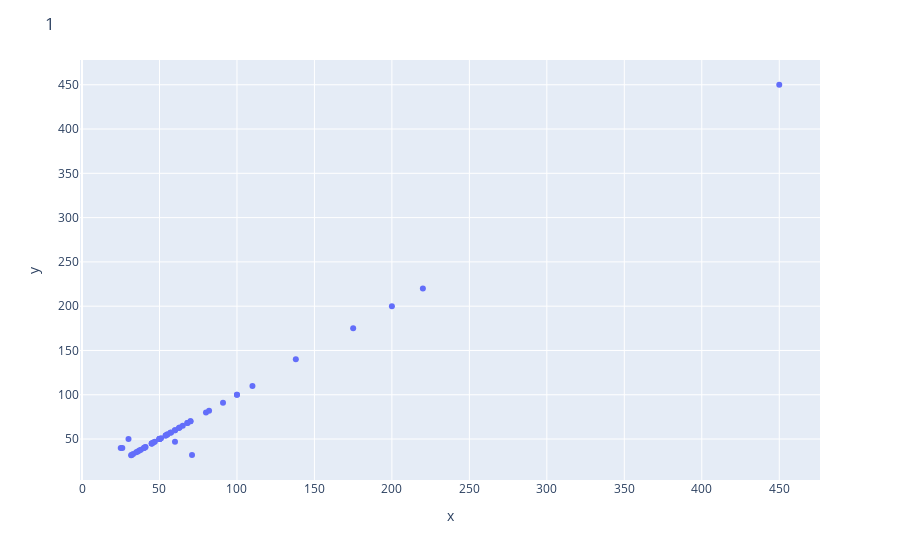
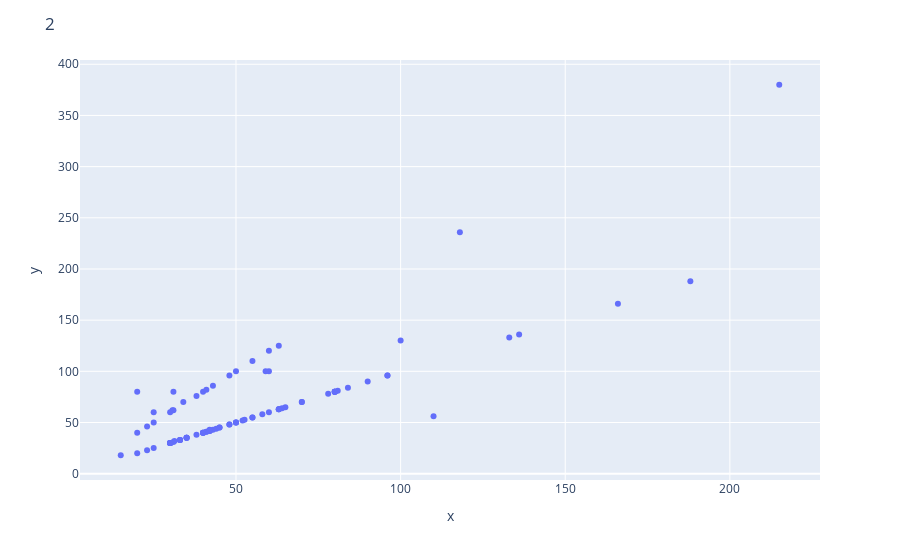
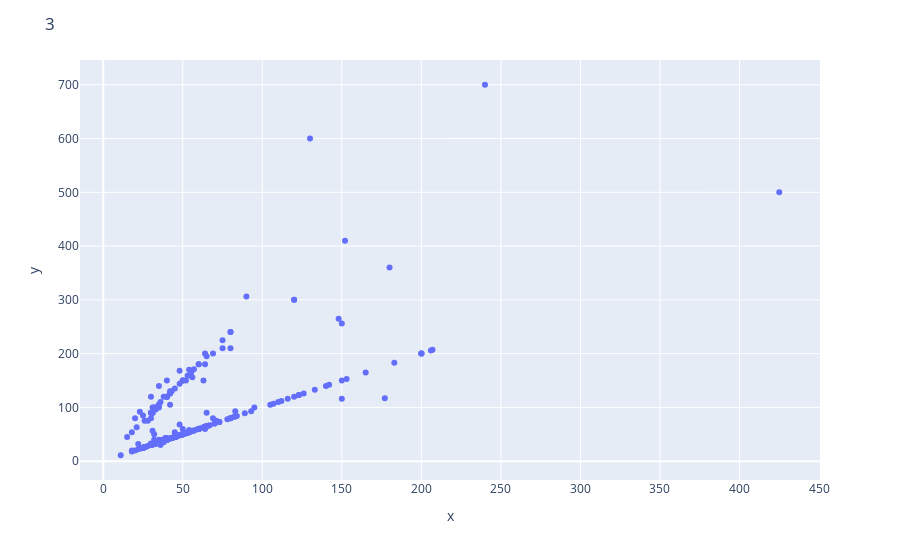

Notebook cell for these charts, in order:
### Code cell
for i in range(1, 11):
    inp = datasets.query('floors == ' + str(i))[['size', 'living_size']]
    fig = px.scatter(x=inp['size'], y=inp['living_size'])
    fig.update_layout(title = i)
    fig.show()

### Figure 1 — Plotly figure (JSON) as saved in the notebook; plotly's stock layout.template omitted (floating-point values rounded to 4 significant figures)
{"data": [{"hovertemplate": "x=%{x}<br>y=%{y}<extra></extra>", "legendgroup": "", "marker": {"color": "#636efa", "symbol": "circle"}, "mode": "markers", "name": "", "orientation": "v", "showlegend": false, "type": "scatter", "x": [31.7, 95, 60, 70, 50, 86, 37, 450, 36, 50, 116, 71, 25, 47, 45, 30, 55, 38, 40, 26, 80, 46, 55, 41, 51, 60, 68, 54, 82, 33, 60, 100, 63, 35, 50, 54, 65, 220, 70, 45, 68, 50, 50, 70, 57, 45, 32, 138, 200, 40.7, 54, 175, 110, 40, 91, 45, 45, 70, 45, 100, 62.5, 57.5], "xaxis": "x", "y": [31.7, null, 47, 70, 50, null, 37, 450, 36, 50, null, 32, 40, 47, 45, 50, 55, 38, 40, 40, 80, 46, 55, 41, 51, 60, 68, null, 82, 33, 60, 100, 63, 35, 50, 54, 65, 220, 70, 45, 68, 50, 50, null, 57, null, 32, 140, 200, 40.7, 54, 175, 110, 40, 91, null, 45, null, null, 100, 62.5, 57.5], "yaxis": "y"}], "layout": {"legend": {"tracegroupgap": 0}, "margin": {"t": 60}, "title": {"text": "1"}, "xaxis": {"anchor": "y", "domain": [0, 1], "title": {"text": "x"}}, "yaxis": {"anchor": "x", "domain": [0, 1], "title": {"text": "y"}}}}

### Figure 2 — Plotly figure (JSON) as saved in the notebook; plotly's stock layout.template omitted (floating-point values rounded to 4 significant figures)
{"data": [{"hovertemplate": "x=%{x}<br>y=%{y}<extra></extra>", "legendgroup": "", "marker": {"color": "#636efa", "symbol": "circle"}, "mode": "markers", "name": "", "orientation": "v", "showlegend": false, "type": "scatter", "x": [42, 42, 90, 31.3, 25, 23, 188, 30, 40, 35, 55, 33, 40, 41, 80, 118, 35, 96, 41, 31, 30, 43, 55, 34, 42, 133, 80, 31, 48, 80, 35, 25, 35, 65, 20, 78, 33, 42, 45, 166, 58, 60, 80, 35, 30, 70, 31, 40, 48, 30, 52, 100, 44, 30, 40, 25, 63, 50, 215, 136, 20, 41, 35, 20, 63, 33, 50, 49, 49, 23, 45, 88, 63, 20, 43, 64, 41, 40, 30.7, 60, 59, 48, 84, 52.6, 80, 40, 50, 66, 48, 15, 42, 80.9, 50, 30, 55, 38, 30, 30, 42, 38, 63, 96, 42, 70, 110, 60], "xaxis": "x", "y": [42, 42, 90, 32, 25, 46, 188, 30, 80, 35, 110, 33, 40, 41, 80, 236, 35, 96, 82, 31, 30, 43, 55, 70, 43, 133, 80, 62, null, 80, 35, 50, null, 65, 20, 78, 33, null, 45, 166, 58, 100, 80, 35, 30, 70, 80, 40, 48, 30, 52, 130, 44, 30, 40, 60, 63, 50, 380, 136, 80, 41, null, null, 63, 33, 50, null, null, 23, 45, null, 125, 40, 86, 64, null, null, 62, 120, 100, 48, 84, 52.6, 80, 40, 50, null, 96, 18, 42, 80.9, 100, 30, 55, 38, 30, 60, 42, 76, 63, 96, 42, 70, 56, 60], "yaxis": "y"}], "layout": {"legend": {"tracegroupgap": 0}, "margin": {"t": 60}, "title": {"text": "2"}, "xaxis": {"anchor": "y", "domain": [0, 1], "title": {"text": "x"}}, "yaxis": {"anchor": "x", "domain": [0, 1], "title": {"text": "y"}}}}

### Figure 3 — Plotly figure (JSON) as saved in the notebook; plotly's stock layout.template omitted (floating-point values rounded to 4 significant figures; data arrays with more than 128 entries replaced by an {"elided": "..."} marker saying what was removed)
{"data": [{"hovertemplate": "x=%{x}<br>y=%{y}<extra></extra>", "legendgroup": "", "marker": {"color": "#636efa", "symbol": "circle"}, "mode": "markers", "name": "", "orientation": "v", "showlegend": false, "type": "scatter", "x": {"elided": "343 float values"}, "xaxis": "x", "y": {"elided": "343 float values"}, "yaxis": "y"}], "layout": {"legend": {"tracegroupgap": 0}, "margin": {"t": 60}, "title": {"text": "3"}, "xaxis": {"anchor": "y", "domain": [0, 1], "title": {"text": "x"}}, "yaxis": {"anchor": "x", "domain": [0, 1], "title": {"text": "y"}}}}
